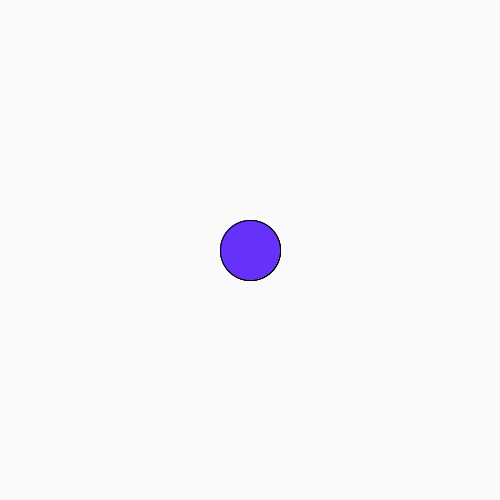
Frame 1 (no input)
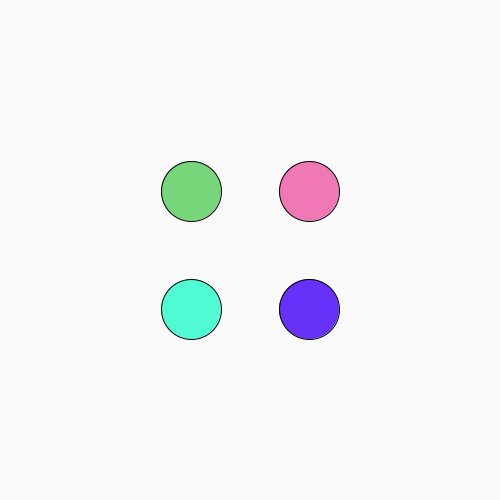
Frame 60 (the mouse pressed at the canvas centre just before this capture)
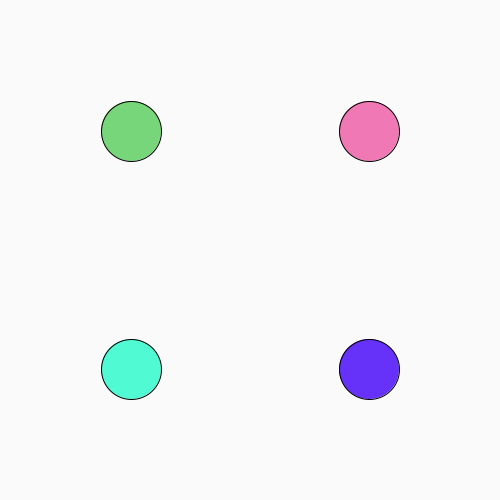
Frame 120 (the mouse held since frame 60 and released just before this capture)

The Processing sketch that drew these frames (run headless with seeded random() and noise(); from frame 60 on, the mouse is pressed at the canvas centre):

// Processing sketch: Traveling_Circles
// ── Traveling_Circles.pde
float centreX1;
float centreY1;
float centreX2;
float centreY2;
float centreX3;
float centreY3;
float centreX4;
float centreY4;
float sizeX;
float sizeY;

void setup() {
  size(500, 500);

  centreX1 = width/2;
  centreY1 = height/2;

  centreX2 = width/2;
  centreY2 = height/2;

  centreX3 = width/2;
  centreY3 = height/2;

  centreX4 = width/2;
  centreY4 = height/2;

  sizeX = 60;
  sizeY = 60;
}

void draw() {
  background(250);
  //circle 1
  fill(240,120,180);
  ellipse(centreX1, centreY1, sizeX, sizeY);

  //makes it go digonally to top-left
  centreX1 = centreX1 + 1;
  centreY1 = centreY1 - 1;

  //circle 2
  fill(120,214,122);
  ellipse(centreX2, centreY2, sizeX, sizeY);

  //make it go top-left
  centreX2 = centreX2 - 1;
  centreY2 = centreY2 - 1;

  //circle 3
  fill(80,250,210);
  ellipse(centreX3, centreY3, sizeX, sizeY);

  //make it go bottom-left
  centreX3 = centreX3 - 1;
  centreY3 = centreY3 + 1;

  //circle 4
  fill(102,50,250);
  ellipse(centreX4, centreY4, sizeX, sizeY);

  //make it go bottom-left
  centreX4 = centreX4 + 1;
  centreY4 = centreY4 + 1;
}
